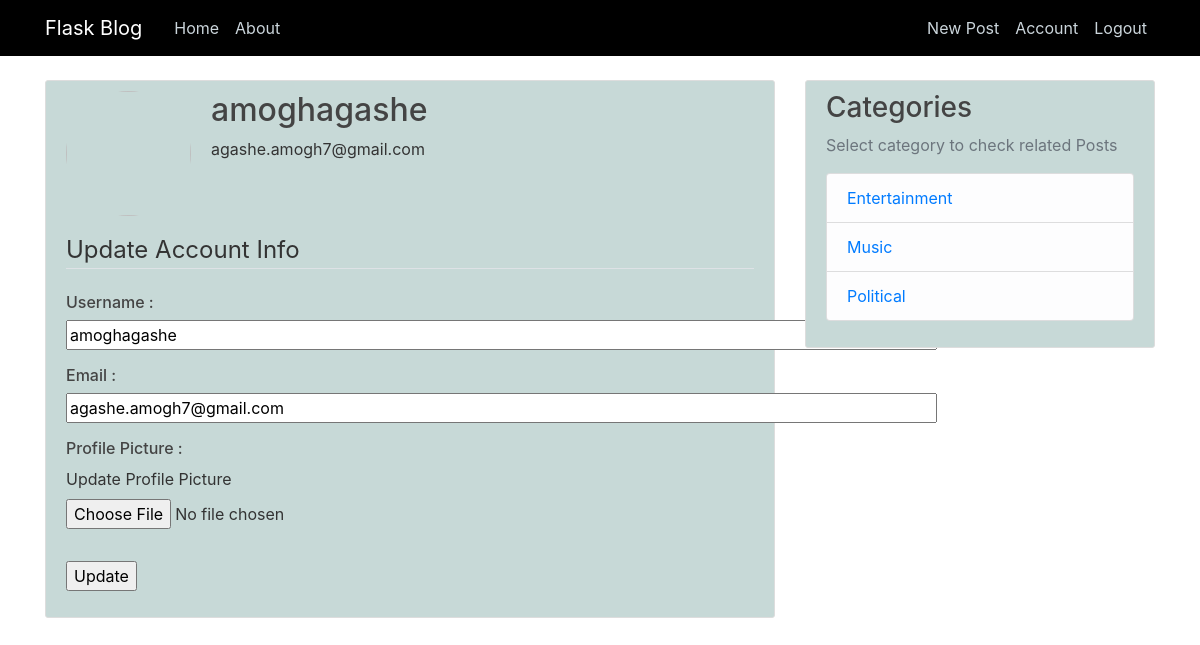
/account (signed in), run on an earlier commit of the app's database.
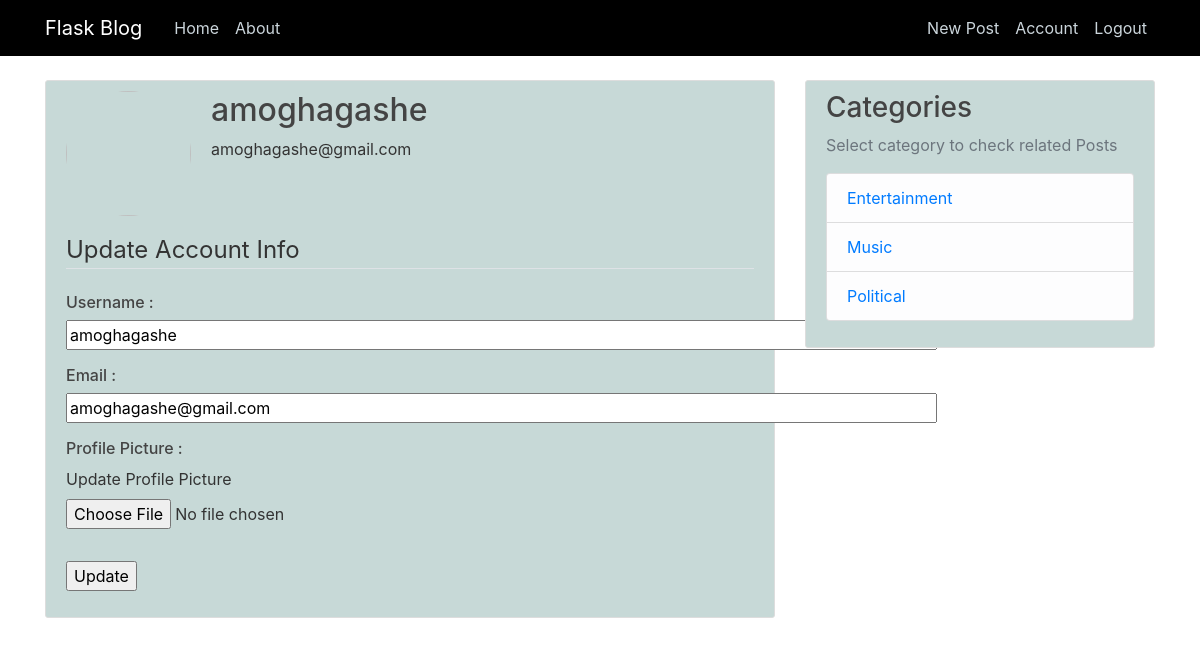
And on a later commit of the database.
### app/models.py (models this page shows, shortened)
class User(db.Model, UserMixin):
	id =db.Column(db.Integer, primary_key=True)
	username =  db.Column(db.String(20), unique=True, nullable=False)
	email =  db.Column(db.String(120), unique=True, nullable=False)
	image_file= db.Column(db.String(20),  nullable=False , default='default.jpg')
	password =  db.Column(db.String(60), nullable=False)
	posts= db.relationship('Post',backref='author', lazy=True)

### app/routes.py (the view)
@app.route('/account', methods=['GET','POST'])
@login_required
def account():
	form= UpdateAccountForm()
	if form.validate_on_submit():
		if form.picture.data:
			picture_file= save_picture(form.picture.data)
			current_user.image_file= picture_file
		current_user.username=form.username.data
		current_user.email=form.email.data
		db.session.commit()
		flash('Your Account has been updated !','success')
		return redirect(url_for('account'))
	elif request.method == 'GET':
		form.username.data= current_user.username
		form.email.data= current_user.email
	image_file= url_for('static', filename='profile_pics/'+ current_user.image_file)
	return render_template('account.html', title='Account',image_file=image_file, form=form )

### app/forms.py (shortened to what this page needs)
class UpdateAccountForm(FlaskForm):
    username = StringField('Username',
                           validators=[DataRequired(), Length(min=2, max=20)])
    email = StringField('Email',
                        validators=[DataRequired(), Email()])
    picture= FileField('Update Profile Picture', validators=[FileAllowed(['jpg','png'])])
    submit = SubmitField('Update')

### app/models.py (called while the page is built)
@login_manager.user_loader
def load_user(user_id):
	return User.query.get(int(user_id))

### app/templates/account.html (shortened to what this page needs)
{% extends "layout.html" %}
{% block content %}
	<div class="content-section">
		<div class="media">
			<img class=" rounded-circle account-img" src="{{ image_file }}">
			<div class="media-body">
				<h2> {{ current_user.username }}</h2>
				<p> {{ current_user.email }} </p>
			</div>
		</div>
		<form method="POST" action="" enctype="multipart/form-data">
			<fieldset class="form-group">
				<legend class="border-bottom mb-4">Update Account Info </legend>
				<div class="form-group">
					<h6> Username : </h6>
					{% if form.username.errors%}
						{{ form.username(class="form-control form-control-lg is-invalid")}}
						<div class="invalid-feedback">
								{% for error in form.username.errors %}
									<span>
										{{ error }}
									</span>
								{% endfor %}
						</div>
					{% else %}
						<input type="text" name='username' size="80px" value="{{ form.username.data }}" >
					{% endif %}
				</div>
				<div class="form-group">
					<h6> Email : </h6>
					{% if form.email.errors%}
						{{ form.email(class="form-control form-control-lg is-invalid")}}
						<div class="invalid-feedback">
								{% for error in form.email.errors %}
									<span>
										{{ error }}
									</span>
								{% endfor %}
						</div>
					{% else %}
						<input type="email" name='email' size="80px" value="{{ form.email.data }}" >
					{% endif %}
				</div>
				<div class="form-group">
					<h6> Profile Picture : </h6>
					{{ form.picture.label()}}
					{{ form.picture(class="form-control-file")}}
			</fieldset>
			<div class="form-group">
				<input type="submit" name="Submit" value="Update">
			</div>
		</form>
	</div>
{% endblock content %}

What changed in the data, as far as the page shows it:
changed User "amoghagashe": email "agashe.amogh7@gmail.com" → "amoghagashe@gmail.com"
